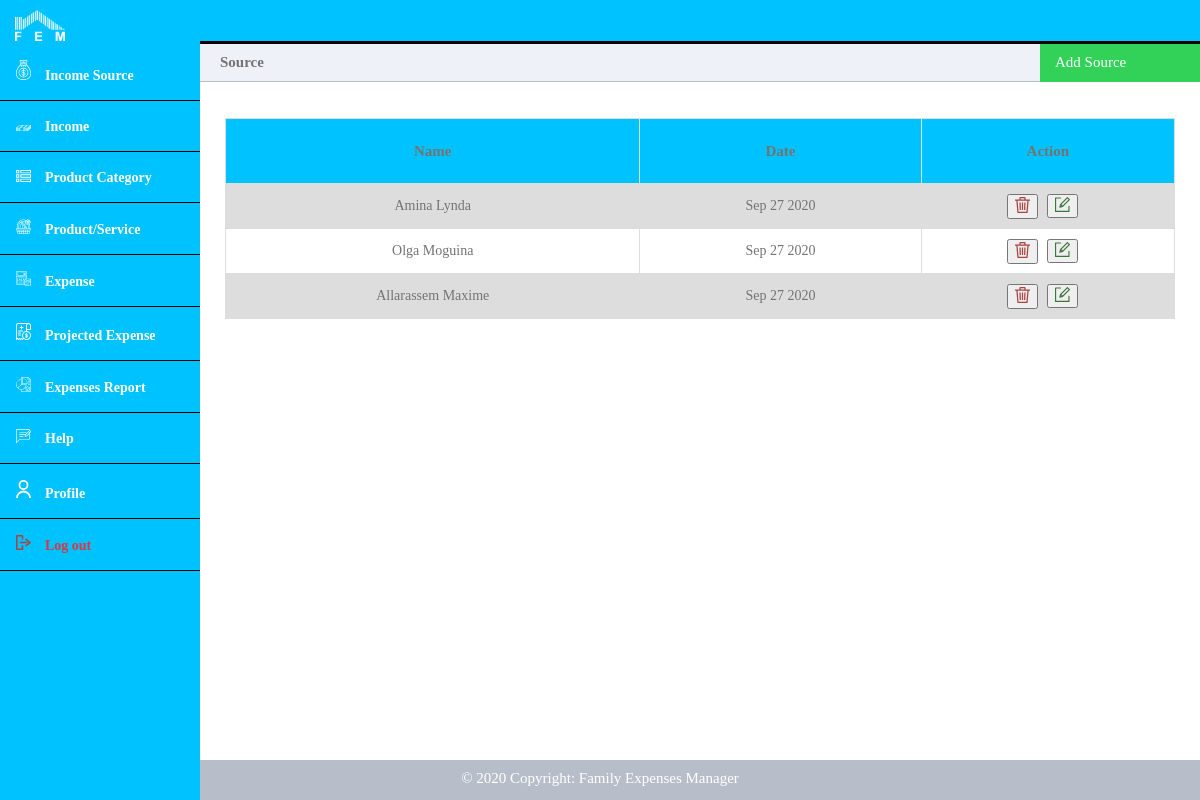
The page /source.php (signed in) on the database its author committed.
### tables this page shows
CREATE TABLE `Source` (
  `source_id` int(11) NOT NULL,
  `user_id` int(11) NOT NULL,
  `name` varchar(100) NOT NULL,
  `created_at` timestamp NOT NULL DEFAULT current_timestamp() ON UPDATE current_timestamp()
);

### source.php (the view, shortened to what this page needs)
<?php
	require_once('config/db_connection.php');
?>
<!DOCTYPE html>
<html>
	<head>
		<link rel="stylesheet" href="css/dashboard.css">
	</head>
	<body>
		<?php include('header.php'); ?>
		<div class="main-content">
			<div class="title-left" style="font-size: 15px; color: #737373;">
				Source
			</div>
			<div class="title-right" id="myBtn">
				<div class="add">
					<a style="font-size: 15px;">Add Source</a>
				</div>
			</div>
			<div>
				<?php include('errors.php'); ?><br>
			</div>
			<div>
				<?php include('success.php'); ?><br>
			</div>
			<div style="overflow-x:auto;">
				<table>
					<?php
						$user_id = $_SESSION['user_id'];
						$query   = "SELECT * FROM Source WHERE user_id='$user_id' ORDER BY created_at DESC";
						$results = mysqli_query($con, $query);
						if (mysqli_num_rows($results) > 0) {
							?>
								<tr style="height: 65px; font-size: 15px;">
									<th style="color: #737373;">Name</th>
									<th style="color: #737373;">Date</th>
									<th style="color: #737373;">Action</th>
								</tr>
							<?php
							while($row = $results->fetch_assoc()) {
								?>
									<tr>
										<td><?php echo $row['name']; ?></td>
										<td><?php echo date('M d Y',strtotime($row['created_at'])) ?></td>
										<td>
											<form action="" method="POST" style="margin-left:-40px;">
												<button name="delete-source" style="cursor: pointer;">
													<img src="images/icons/delete.svg" style="width: 15px;">
												</button>&nbsp;&nbsp;&nbsp;
											</form>
											<div style="margin-left:30px; margin-top:-25px; color:red;">
												<button>
													<a href="source-update.php?id1=<?php echo $_SESSION['user_id'] ?>&id2=<?php echo $row['source_id'] ?>&id3=<?php echo $row['name'];?>">
														<img src="images/icons/edit.svg" style="width: 15px;" alt="">
													</a>
												</button>
											</div>
										</td>
									</tr>
								<?php
							}
						}else {
							?>
								<div style="font-size: 15px; color: #737373; margin-top: 50px; text-align: center;">No data</div>
							<?php
						}
					?>
				</table>
			</div>
			<div class="table-bottom-space"></div>
		</div>
		<br><br><br>
		<?php include_once("footer.php"); ?>
	</body>
</html>

### css/dashboard.css (style rules this page uses)
* { box-sizing: border-box; }
body { margin: 0; padding: 0; }
table { border-collapse: collapse; width: 95%; margin: auto; color: #737373; font-size: 14px; margin-top: 15px; }
td, th { border: 1px solid #dddddd; text-align: left; padding: 10px; text-align: center; }
table tr th { background-color: #00C2FF; color: #233245; }
tr:nth-child(even) { background-color: #dddddd; }
.table-bottom-space { padding-top: 40px; }
.main-content { padding: 40px; margin-top: 0; padding: 0; padding-top: 44px; height: 100%; overflow: scroll; }
.main-content .title-left { background-color: #eef1f7; border-bottom: 1px solid #b8bec9; padding: 10px 20px; font-weight: 700; color: #333; font-size: 16px; }
.main-content .title-right { float: right; width: 160px; margin-right: 0px; margin-top: -40px; cursor: pointer; }
.main-content .title-right .add { background-color: #32d157; font-size: 17px; height: 40px; color: white; padding-left: 15px; padding-top: 10px; cursor: pointer; }
.main-content .title-right .add a { text-decoration: none; color: white; }
@media only screen and (min-width: 300px) { table { border-collapse: collapse; width: 95%; margin: auto; } }
@media only screen and (min-width: 600px) { table { border-collapse: collapse; width: 95%; margin: auto; } }
@media only screen and (min-width: 600px) { .main-content { margin-left: 70px; } }
@media only screen and (min-width: 800px) { table { border-collapse: collapse; width: 95%; margin: auto; } }
@media only screen and (min-width: 800px) { .main-content { margin-left: 200px; } }
@media screen and (min-width: 1024px) { table { border-collapse: collapse; width: 95%; margin: auto; } }

### rows shown on the page
source: name "Amina Lynda", created_at "Sep 27 2020"
source: name "Olga Moguina", created_at "Sep 27 2020"
source: name "Allarassem Maxime", created_at "Sep 27 2020"
